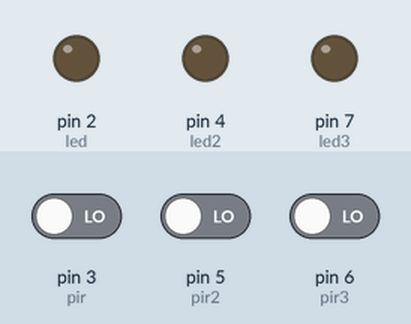
Simulated run of this sketch. Board: Arduino Uno, built with avr-gcc and run on an emulated ATmega328P. Shown: output pins drawn as LEDs (lit = HIGH). The inputs (shaded band) are chosen by the test bench; at power-on: pin 3 (pir) LOW, pin 5 (pir2) LOW, pin 6 (pir3) LOW.

Above: at 1.2 s.
1.3 s: pin 3 (pir) driven HIGH
At 1.7 s:
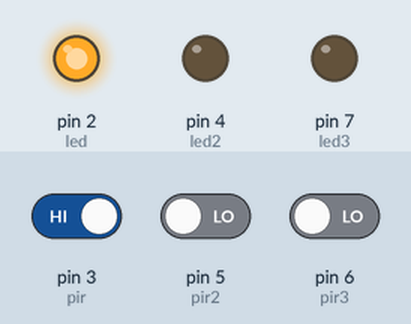
2.8 s: pin 5 (pir2) driven HIGH
At 4.0 s:
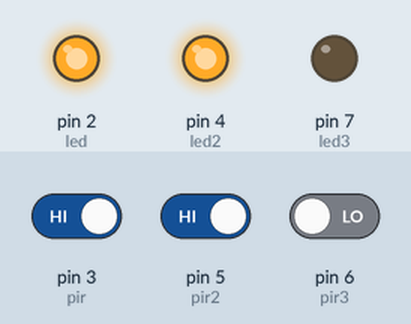
4.3 s: pin 6 (pir3) driven HIGH
At 5.1 s:
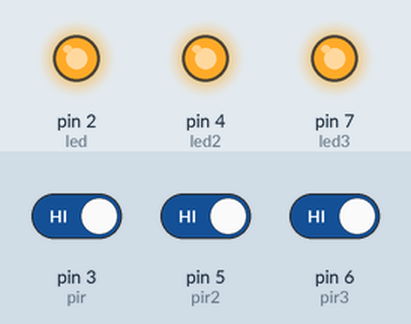
5.8 s: pin 3 (pir) driven LOW
At 6.3 s:
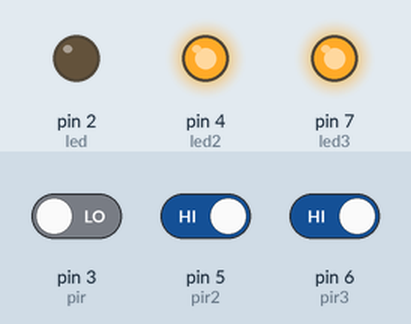
7.3 s: pin 5 (pir2) driven LOW
At 8.5 s:
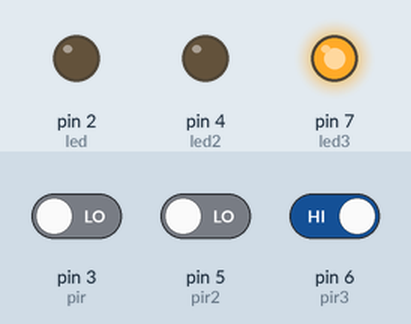
8.8 s: pin 3 (pir) driven HIGH
At 9.8 s:
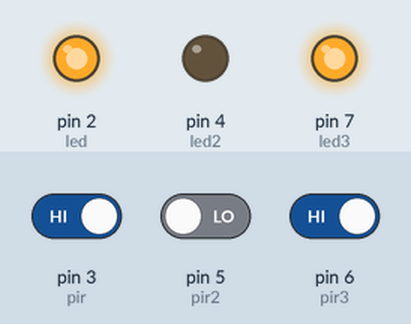
Timing chart, 0 to 11.3 s (numbered marks = the images above; inputs shaded):
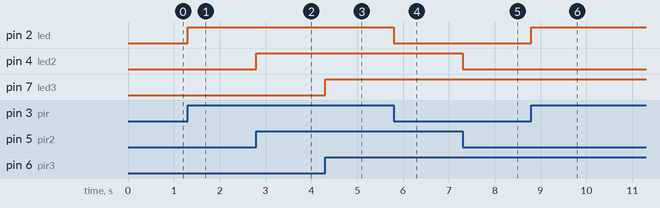

The sketch:

sketch_aug20a.ino
```cpp
int pir=3;
int led=2;
int pir2=5;
int led2=4;
int pir3=6;
int led3=7;

void setup()
{
  pinMode(led, OUTPUT);
  pinMode(pir, INPUT);
  pinMode(led2, OUTPUT);
  pinMode(pir2, INPUT);
  pinMode(led3, OUTPUT);
  pinMode(pir3, INPUT);


}

void loop()
{
  if (digitalRead(pir) == HIGH){
    digitalWrite(led, HIGH);
  }
  else{
     digitalWrite(led, LOW);
  }
  if (digitalRead(pir2) == HIGH){
    digitalWrite(led2, HIGH);
  }
  else{
     digitalWrite(led2, LOW);
  }
  if (digitalRead(pir3) == HIGH){
    digitalWrite(led3, HIGH);
  }
  else{
    digitalWrite(led3, LOW);
  }
}
```

Measured:
- after the input at 1.3 s, pin 2 (led): LOW → HIGH at once
- after the input at 2.8 s, pin 4 (led2): LOW → HIGH at once
- after the input at 4.3 s, pin 7 (led3): LOW → HIGH at once
- after the input at 5.8 s, pin 2 (led): HIGH → LOW at once
- after the input at 7.3 s, pin 4 (led2): HIGH → LOW at once
- after the input at 8.8 s, pin 2 (led): LOW → HIGH at once
